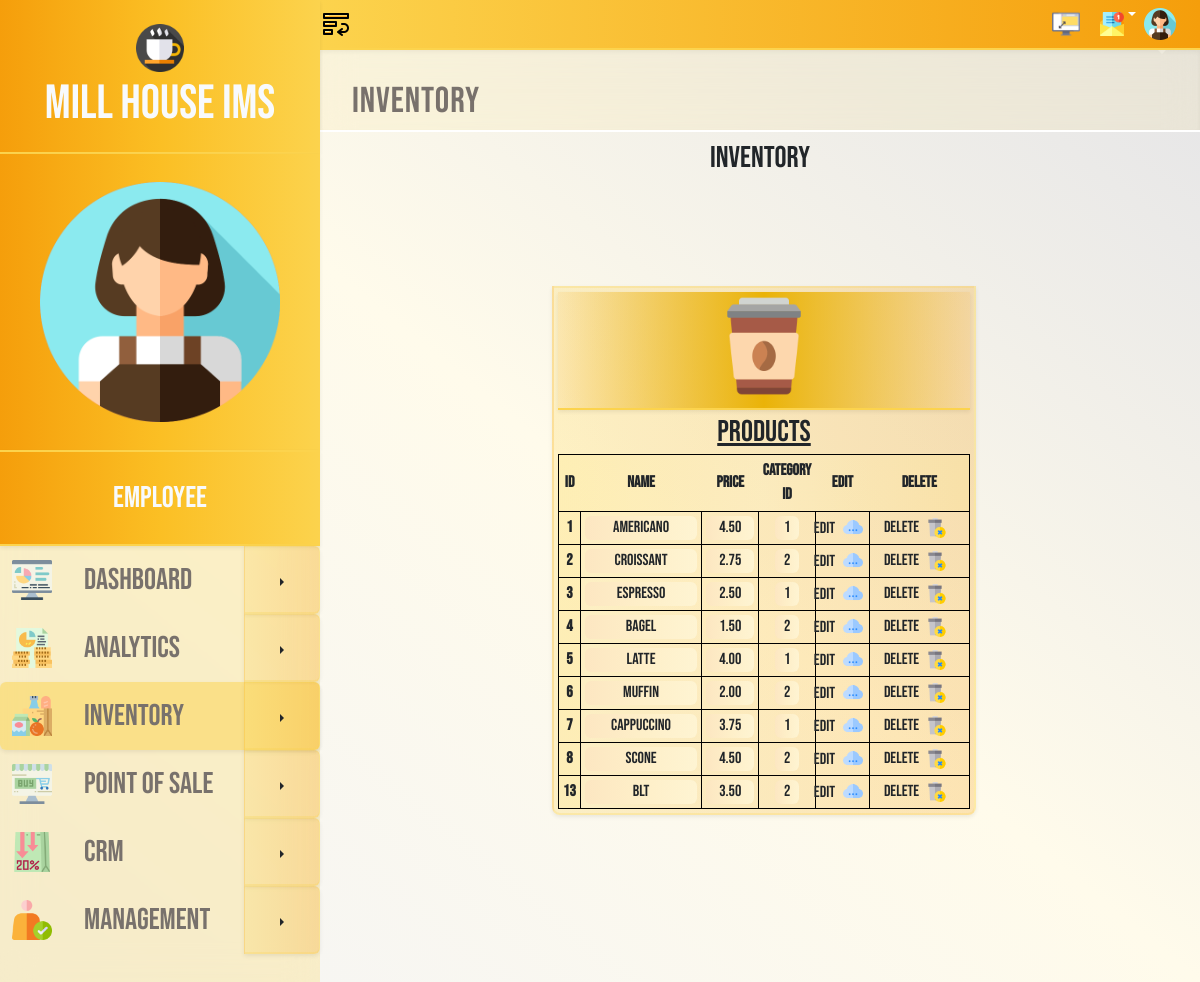
Page /inventory.php (signed in) on the committed database.
### tables this page shows
CREATE TABLE `product` (
  `product_id` int(11) NOT NULL,
  `name` varchar(255) DEFAULT NULL,
  `price` decimal(10,2) DEFAULT NULL,
  `category_id` int(11) DEFAULT NULL
);

### functions/inventory/product_table.php (the view, shortened to what this page needs)
<?php
include('functions/index/connection2data.php');
function getProducts($connection) {
    $stmt = $connection->query("SELECT * FROM product");
    return $stmt->fetchAll(PDO::FETCH_ASSOC);
}
$products = getProducts($connection);
?>
<!DOCTYPE html>
<html lang="en">
<head>
</head>
<body>
    <h2 class="text-3xl ">Inventory</h2>
    <div class="flex justify-center h-[780px]">
        <div class="justify-self-center w-2/4 self-center">
        <div class="border-2   bg-gradient-to-r from-amber-300/25  to-amber-500/25  border-amber-300/25 shadow-sm ml-2 mb-8 p-1 rounded-b-lg">
        <li class=" text-white text-2xl p-1  text-center shadow-sm justify-center bg-gradient-to-r from-amber-500/10 via-yellow-500 to-amber-500/10 border-b-2 border-amber-300 grid place-items-center" >
            <img class=" fill-current  h-[100px] w-[100px]  mb-2" focusable="false"  src="./UI/Products.png">
          </li>
          <h3 class="underline text-3xl p-1">Products</h3>
        <table class="w-full ">
        <thead>
            <tr class="bg-gradient-to-r from-amber-200/25 via-amber-100/25 to-amber-200/25 border border-black font-bold ">
                <th class="text-center p-1">ID</th>
                <th class="text-center p-1" class="text-center p-1" class="text-center p-1" class="text-center p-1" class="text-center p-1">Name</th>
                <th class="text-center p-1" class="text-center p-1" class="text-center p-1" class="text-center p-1">Price</th>
                <th class="text-center p-1" class="text-center p-1" class="text-center p-1">Category ID</th>
                <th class="text-center p-1" class="text-center p-1">Edit</th>
                <th class="text-center p-1">Delete</th>
            </tr>
        </thead>
        <tbody>
            <?php foreach ($products as $product): ?>
            <tr class="border border-black">
                <form method="POST" action="./functions/inventory/update_product.php">
                <td class="text-center bg-amber-200/25 border border-black p-1 font-bold"><?= htmlspecialchars($product['product_id']) ?></td>
                <td class="text-center border border-black p-1"><input class="text-center w-full bg-gradient-to-r from-amber-500/25 via-amber-400/25 to-amber-300/25 border-none  px-2 rounded editable" type="text" name="name" value="<?= htmlspecialchars($product['name']) ?>"  readonly></td>
                <td class="text-center border border-black p-1 w-4"><input class="text-center bg-gradient-to-r from-amber-500/25 via-amber-400/25 to-amber-300/25 border-none  px-2 rounded w-12 editable" type="text" name="price" value="<?= htmlspecialchars($product['price']) ?>"  readonly></td>
                <td class="text-center border border-black p-1 w-4"><input class="text-center bg-gradient-to-r from-amber-500/25 via-amber-400/25 to-amber-300/25 border-none  px-2 rounded w-6 editable" type="text" name="category_id" value="<?= htmlspecialchars($product['category_id']) ?>"  readonly></td>
                <div class="flex justify-center">
                    <td class="edit-action text-center grid place-content-center  ">
                         <button class=" flex justify-center mt-1 transition ease-in duration-200 transform hover:-translate-y-1 active:translate-y-0" type="button" onclick="editRow(this.parentNode.parentNode)">Edit<img class="h-5 w-5 mx-2"  src="./UI/edit.png"></button>
                </td>
                </div>
                </form>
                <td class="text-center  p-1 w-[100px] border border-black ">
                    <form method="POST" action="./functions/inventory/delete_product.php" onsubmit="return confirm('Are you sure you want to delete this product?');">
                        <div class="flex justify-center transition ease-in duration-200 transform hover:-translate-y-1 active:translate-y-0">
                            <input  type="submit" name="delete" value="Delete">
                            <img class="h-5 w-5 mx-2 self-center"  src="./UI/delete.png">
                        </div>
                    </form>
                </td>
            </tr>
            <?php endforeach; ?>
        </tbody>
    </table>
</div>
    </div>
</body>
</html>

### rows in the picture
product: product_id "1", name "Americano", price "4.50", category_id "1"
product: product_id "2", name "Croissant", price "2.75", category_id "2"
product: product_id "3", name "Espresso", price "2.50", category_id "1"
product: product_id "4", name "Bagel", price "1.50", category_id "2"
product: product_id "5", name "Latte", price "4.00", category_id "1"
product: product_id "6", name "Muffin", price "2.00", category_id "2"
product: product_id "7", name "Cappuccino", price "3.75", category_id "1"
product: product_id "8", name "Scone", price "4.50", category_id "2"
product: product_id "13", name "BLT", price "3.50", category_id "2"
